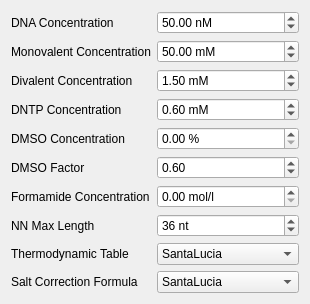
<?xml version="1.0" encoding="UTF-8"?>
<ui version="4.0">
 <class>Primer3TempCalcWidget</class>
 <widget class="QWidget" name="Primer3TempCalcWidget">
  <property name="geometry">
   <rect>
    <x>0</x>
    <y>0</y>
    <width>310</width>
    <height>292</height>
   </rect>
  </property>
  <property name="windowTitle">
   <string>Form</string>
  </property>
  <layout class="QFormLayout" name="formLayout">
   <item row="0" column="0">
    <widget class="QLabel" name="label_2">
     <property name="toolTip">
      <string>Concentration of DNA strands</string>
     </property>
     <property name="text">
      <string>DNA Concentration</string>
     </property>
    </widget>
   </item>
   <item row="0" column="1">
    <widget class="QDoubleSpinBox" name="dsbDna">
     <property name="toolTip">
      <string>Concentration of DNA strands</string>
     </property>
     <property name="prefix">
      <string/>
     </property>
     <property name="suffix">
      <string> nM</string>
     </property>
     <property name="maximum">
      <double>9999999.990000000223517</double>
     </property>
     <property name="value">
      <double>50.000000000000000</double>
     </property>
    </widget>
   </item>
   <item row="1" column="0">
    <widget class="QLabel" name="label_3">
     <property name="toolTip">
      <string>Concentration of monovalent cations</string>
     </property>
     <property name="text">
      <string>Monovalent Concentration</string>
     </property>
    </widget>
   </item>
   <item row="1" column="1">
    <widget class="QDoubleSpinBox" name="dsbMonovalent">
     <property name="toolTip">
      <string>Concentration of monovalent cations</string>
     </property>
     <property name="suffix">
      <string> mM</string>
     </property>
     <property name="maximum">
      <double>99999999.989999994635582</double>
     </property>
     <property name="value">
      <double>50.000000000000000</double>
     </property>
    </widget>
   </item>
   <item row="2" column="0">
    <widget class="QLabel" name="label_4">
     <property name="toolTip">
      <string>Concentration of divalent cations</string>
     </property>
     <property name="text">
      <string>Divalent Concentration</string>
     </property>
    </widget>
   </item>
   <item row="2" column="1">
    <widget class="QDoubleSpinBox" name="dsbDivalent">
     <property name="toolTip">
      <string>Concentration of divalent cations</string>
     </property>
     <property name="suffix">
      <string> mM</string>
     </property>
     <property name="maximum">
      <double>9999999.990000000223517</double>
     </property>
     <property name="value">
      <double>1.500000000000000</double>
     </property>
    </widget>
   </item>
   <item row="3" column="0">
    <widget class="QLabel" name="label_5">
     <property name="toolTip">
      <string>Concentration of deoxynycleotide triphosphate</string>
     </property>
     <property name="text">
      <string>DNTP Concentration</string>
     </property>
    </widget>
   </item>
   <item row="3" column="1">
    <widget class="QDoubleSpinBox" name="dsbDntp">
     <property name="toolTip">
      <string>Concentration of deoxynycleotide triphosphate</string>
     </property>
     <property name="suffix">
      <string> mM</string>
     </property>
     <property name="maximum">
      <double>999999.989999999990687</double>
     </property>
     <property name="value">
      <double>0.600000000000000</double>
     </property>
    </widget>
   </item>
   <item row="4" column="0">
    <widget class="QLabel" name="label_6">
     <property name="toolTip">
      <string>Concentration of DMSO</string>
     </property>
     <property name="text">
      <string>DMSO Concentration</string>
     </property>
    </widget>
   </item>
   <item row="4" column="1">
    <widget class="QDoubleSpinBox" name="dsbDmso">
     <property name="toolTip">
      <string>Concentration of DMSO</string>
     </property>
     <property name="suffix">
      <string> %</string>
     </property>
     <property name="maximum">
      <double>100.000000000000000</double>
     </property>
    </widget>
   </item>
   <item row="5" column="0">
    <widget class="QLabel" name="label_7">
     <property name="toolTip">
      <string>Correction factor for DMSO</string>
     </property>
     <property name="text">
      <string>DMSO Factor</string>
     </property>
    </widget>
   </item>
   <item row="5" column="1">
    <widget class="QDoubleSpinBox" name="dsbDmsoFactor">
     <property name="toolTip">
      <string>Correction factor for DMSO</string>
     </property>
     <property name="suffix">
      <string/>
     </property>
     <property name="maximum">
      <double>9999999.990000000223517</double>
     </property>
     <property name="value">
      <double>0.600000000000000</double>
     </property>
    </widget>
   </item>
   <item row="6" column="0">
    <widget class="QLabel" name="label_8">
     <property name="toolTip">
      <string>Concentration of formamide</string>
     </property>
     <property name="text">
      <string>Formamide Concentration</string>
     </property>
    </widget>
   </item>
   <item row="6" column="1">
    <widget class="QDoubleSpinBox" name="dsbFormamide">
     <property name="toolTip">
      <string>Concentration of formamide</string>
     </property>
     <property name="suffix">
      <string> mol/l</string>
     </property>
     <property name="maximum">
      <double>9999999.990000000223517</double>
     </property>
    </widget>
   </item>
   <item row="7" column="0">
    <widget class="QLabel" name="label_9">
     <property name="toolTip">
      <string>The maximum sequence length for using the nearest neighbor model. For sequences longer than this, uses the &quot;GC%&quot; formula</string>
     </property>
     <property name="text">
      <string>NN Max Length</string>
     </property>
    </widget>
   </item>
   <item row="7" column="1">
    <widget class="QSpinBox" name="sbNnMaxLength">
     <property name="toolTip">
      <string>The maximum sequence length for using the nearest neighbor model. For sequences longer than this, uses the &quot;GC%&quot; formula</string>
     </property>
     <property name="suffix">
      <string> nt</string>
     </property>
     <property name="prefix">
      <string/>
     </property>
     <property name="maximum">
      <number>99</number>
     </property>
     <property name="value">
      <number>36</number>
     </property>
    </widget>
   </item>
   <item row="8" column="0">
    <widget class="QLabel" name="label_10">
     <property name="toolTip">
      <string>Specifies the table of thermodynamic parameters and the method of melting temperature calculation</string>
     </property>
     <property name="text">
      <string>Thermodynamic Table</string>
     </property>
    </widget>
   </item>
   <item row="8" column="1">
    <widget class="QComboBox" name="cbTable">
     <property name="toolTip">
      <string>Specifies the table of thermodynamic parameters and the method of melting temperature calculation</string>
     </property>
     <property name="currentText">
      <string notr="true">SantaLucia</string>
     </property>
     <property name="currentIndex">
      <number>1</number>
     </property>
     <item>
      <property name="text">
       <string>Breslauer</string>
      </property>
     </item>
     <item>
      <property name="text">
       <string>SantaLucia</string>
      </property>
     </item>
    </widget>
   </item>
   <item row="9" column="0">
    <widget class="QLabel" name="label_11">
     <property name="toolTip">
      <string>Specifies salt correction formula for the melting temperature calculation</string>
     </property>
     <property name="text">
      <string>Salt Correction Formula</string>
     </property>
    </widget>
   </item>
   <item row="9" column="1">
    <widget class="QComboBox" name="cbSalt">
     <property name="toolTip">
      <string>Specifies salt correction formula for the melting temperature calculation</string>
     </property>
     <property name="currentText">
      <string notr="true">SantaLucia</string>
     </property>
     <property name="currentIndex">
      <number>1</number>
     </property>
     <property name="insertPolicy">
      <enum>QComboBox::InsertAtTop</enum>
     </property>
     <item>
      <property name="text">
       <string>Schildkraut</string>
      </property>
     </item>
     <item>
      <property name="text">
       <string>SantaLucia</string>
      </property>
     </item>
     <item>
      <property name="text">
       <string>Owczarzy</string>
      </property>
     </item>
    </widget>
   </item>
  </layout>
 </widget>
 <resources/>
 <connections/>
</ui>
